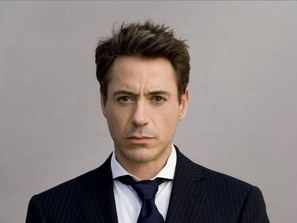
#> input picture Full images/IronMan/1.jpg, 297 x 223 px, shrunk from 803 x 601 before the run; its folder holds only this picture in this run
$ python dataset_creator.py
#> lines starting #> are read from the running program, lines starting #| are printed output that depends on the picture
# -*- coding: utf-8 -*-

import os
import cv2
import numpy as np

dataset = 'Full images'
target = 'Dataset'

faceCascade = cv2.CascadeClassifier("Assets/haarcascade_frontalface_default.xml")

for persons in (os.listdir(dataset)):
        for person in (os.listdir(str(dataset)+"/"+str(persons))):

            gray = cv2.imread(str(dataset)+"/"+str(persons)+"/"+str(person), 1)
#> gray is the input picture: shape (223, 297, 3); mean B, G, R 127.4, 129.1, 137.6
            frame = cv2.cvtColor(gray, cv2.COLOR_BGR2GRAY)
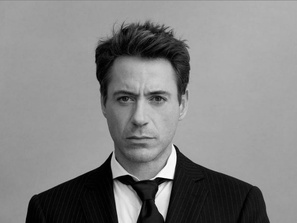
#> frame: shape (223, 297); min 0, max 255, mean 131.5

            faces = faceCascade.detectMultiScale(
                frame,
                scaleFactor = 1.3,
                minNeighbors = 5,
                minSize = (30, 30)
            )
#> faces = [[93, 61, 98, 98]]

            for (x,y,w,h) in faces:
                frame = gray[y-20:y+h+20, x-12:x+w+12]
#> this loop made 1 pass
#> pass 1, `frame = gray[y-20:y+h+20, x-12:x+w+12]`:
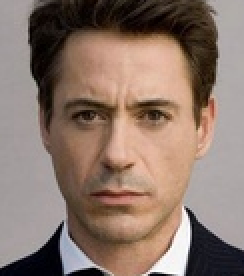
#> frame: shape (138, 122, 3) (shown 2 times larger); mean B, G, R 107, 118.3, 139.1

            if os.path.exists(str(target)+"/"+str(persons)):
                cv2.imwrite(str(target)+"/"+str(persons)+"/"+str(person), frame)
            else:
                os.mkdir(os.path.join(target, persons))
                cv2.imwrite(str(target)+"/"+str(persons)+"/"+str(person), frame)
#> pass 2 of the loop `for persons in (os.listdir(dataset)):`:
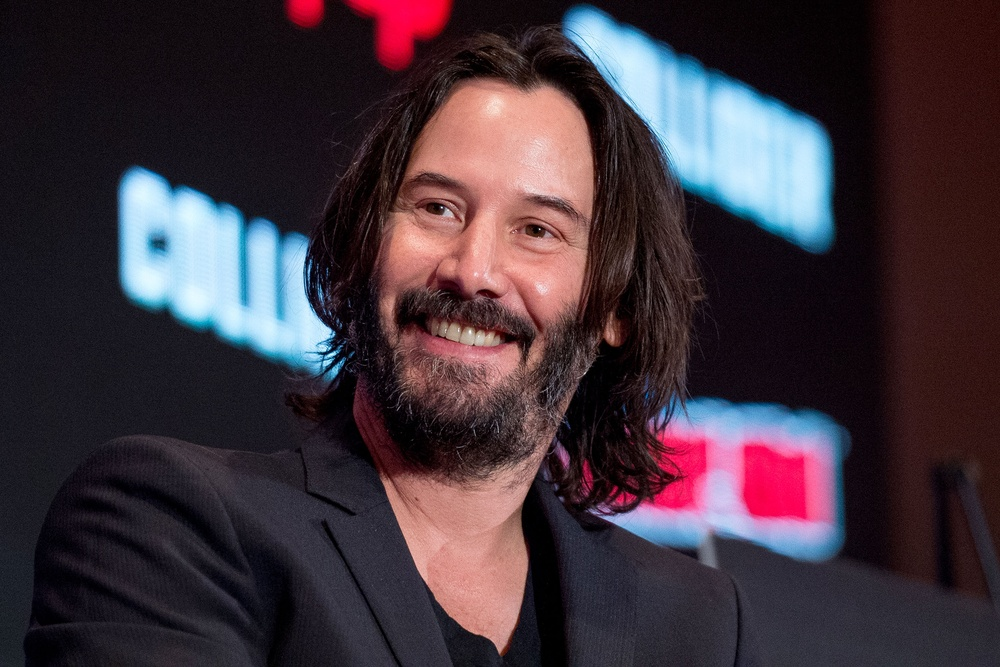
#> input picture Full images/KeanuReeves/1.jpg, 1000 x 667 px, shrunk from 2700 x 1800 before the run
#> gray is the input picture: shape (667, 1000, 3); mean B, G, R 60.2, 51.4, 64.9
#> `frame = cv2.cvtColor(gray, cv2.COLOR_BGR2GRAY)`:
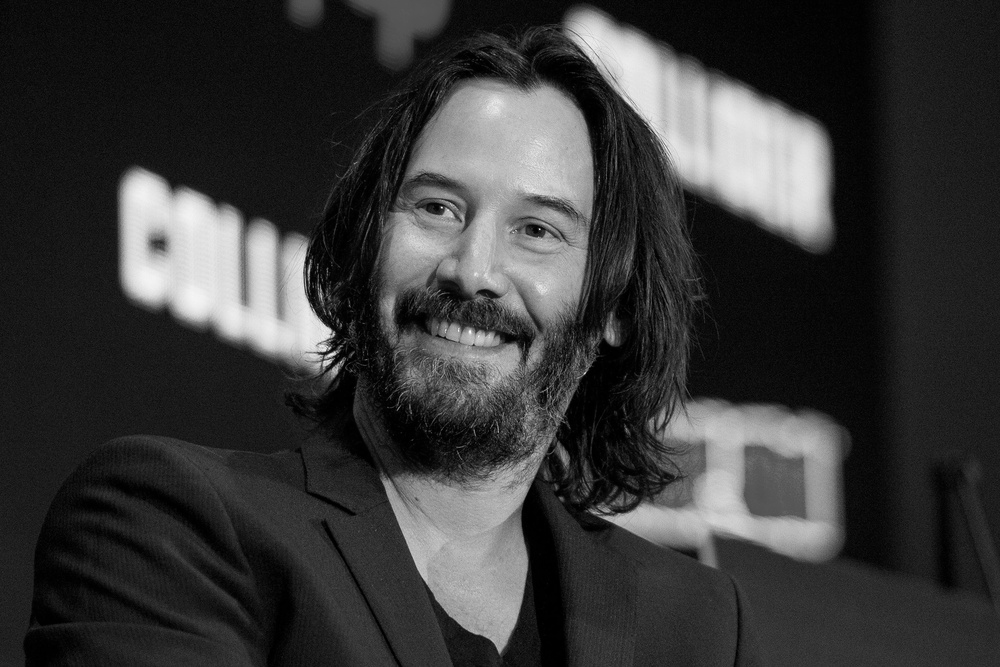
#> frame: shape (667, 1000); min 0, max 253, mean 56.4
#> faces = [[339, 100, 298, 298]]
#> the loop `for (x,y,w,h) in faces:` made 1 pass
#> pass 1, `frame = gray[y-20:y+h+20, x-12:x+w+12]`:
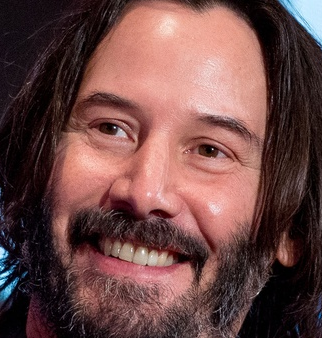
#> frame: shape (338, 322, 3); mean B, G, R 69.8, 72.2, 108.1
